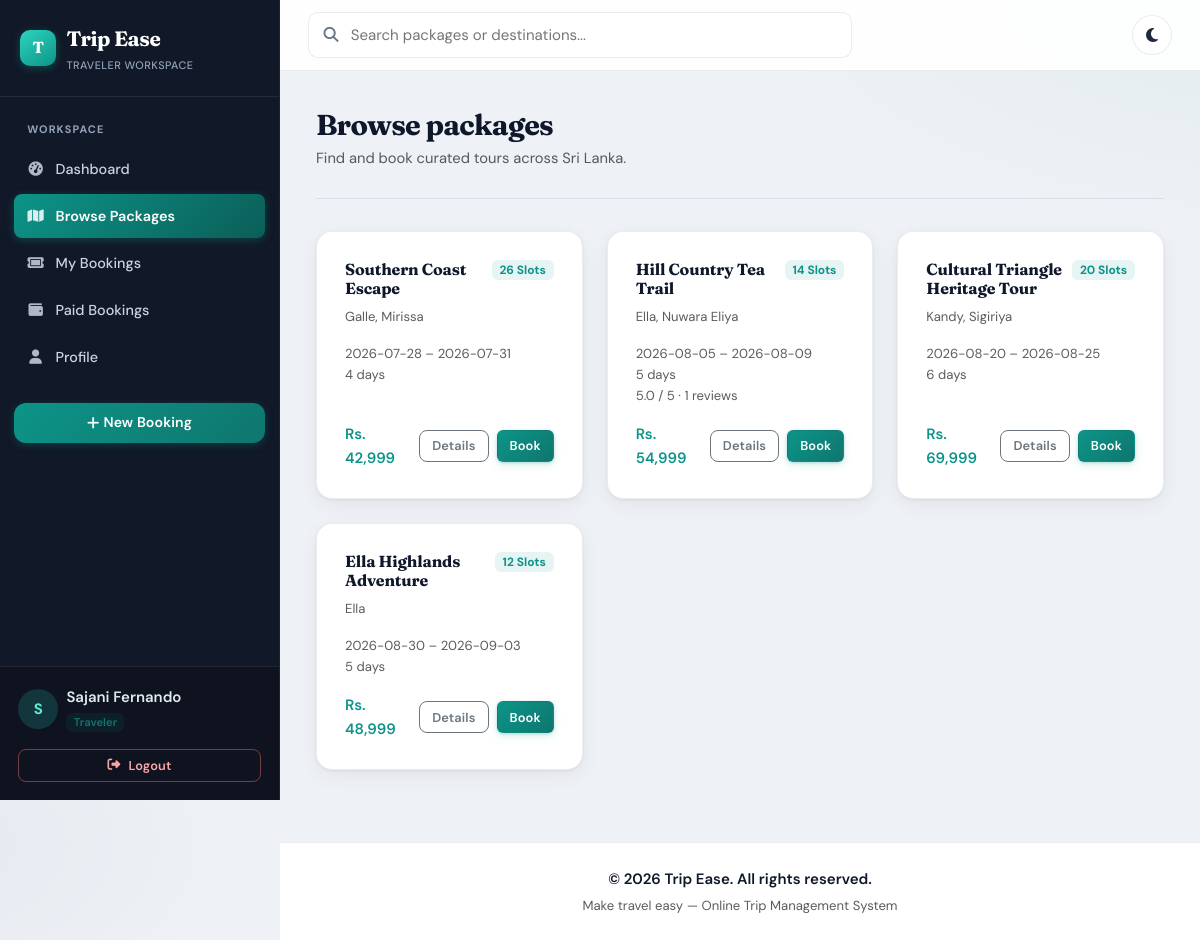
/trips/list.php (signed in), run on the app's committed database.
### tables this page shows
CREATE TABLE IF NOT EXISTS packages (
    package_id INT AUTO_INCREMENT PRIMARY KEY,
    title VARCHAR(180) NOT NULL,
    description TEXT NOT NULL,
    price DECIMAL(10,2) NOT NULL DEFAULT 0.00,
    duration_days INT NOT NULL,
    max_participants INT NOT NULL DEFAULT 1,
    available_slots INT NOT NULL DEFAULT 1,
    image VARCHAR(255) NULL,
    inclusions TEXT NULL,
    exclusions TEXT NULL,
    start_date DATE NULL,
    end_date DATE NULL,
    created_by INT NOT NULL,
    status ENUM('active', 'inactive') NOT NULL DEFAULT 'active',
    created_at TIMESTAMP NOT NULL DEFAULT CURRENT_TIMESTAMP,
    updated_at TIMESTAMP NOT NULL DEFAULT CURRENT_TIMESTAMP ON UPDATE CURRENT_TIMESTAMP,
    CONSTRAINT fk_packages_created_by FOREIGN KEY (created_by) REFERENCES users(user_id) ON DELETE RESTRICT
);

### includes/auth.php (called while the page is built, shortened)
<?php
require_once __DIR__ . "/app.php";
function currentUserRole(): string
{
    return $_SESSION["user_role"] ?? "traveler";
}
function isAdmin(): bool
{
    return currentUserRole() === "admin";
}
function isTraveler(): bool
{
    return currentUserRole() === "traveler";
}

### includes/app.php (called while the page is built, shortened)
<?php
function appUrl(string $path = ""): string
{
    $base = rtrim(APP_BASE_PATH, "/");
    return $base . "/" . ltrim($path, "/");
}

### trips/list.php (the view, shortened to what this page needs)
<?php
require_once __DIR__ . "/../includes/auth.php";
$page = max(1, (int)($_GET["page"] ?? 1));
$offset = ($page - 1) * PER_PAGE;
$countSql = "SELECT COUNT(DISTINCT p.package_id)
     FROM packages p
     LEFT JOIN package_destinations pd ON pd.package_id = p.package_id
     LEFT JOIN destinations d ON d.destination_id = pd.destination_id AND d.status = 'active'
     WHERE p.status = 'active'";
$countParams = [];
$countStmt = $pdo->prepare($countSql);
$countStmt->execute($countParams);
$totalPackages = (int)$countStmt->fetchColumn();
$packagesSql = "SELECT
        p.package_id,
        p.title,
        p.description,
        GROUP_CONCAT(DISTINCT d.name ORDER BY d.name SEPARATOR ', ') AS destination_names,
        p.price,
        p.duration_days,
        p.available_slots,
        p.start_date,
        p.end_date,
        COALESCE(AVG(r.rating), 0) AS avg_rating,
        COUNT(DISTINCT r.review_id) AS review_count
     FROM packages p
     LEFT JOIN package_destinations pd ON pd.package_id = p.package_id
     LEFT JOIN destinations d ON d.destination_id = pd.destination_id AND d.status = 'active'
     LEFT JOIN reviews r ON r.package_id = p.package_id
     WHERE p.status = 'active'";
$packagesSql .= " GROUP BY p.package_id, p.title, p.description, p.price, p.duration_days, p.available_slots, p.start_date, p.end_date
     ORDER BY p.start_date ASC
     LIMIT :limit OFFSET :offset";
$packagesStmt = $pdo->prepare($packagesSql);
$packagesStmt->bindValue("limit", PER_PAGE, PDO::PARAM_INT);
$packagesStmt->bindValue("offset", $offset, PDO::PARAM_INT);
$packagesStmt->execute();
$packages = $packagesStmt->fetchAll();
$isStaffPreview = isAdmin();
require_once __DIR__ . "/../includes/header.php";
?>
<div class="page-header">
    <div>
        <h2><?= $isStaffPreview ? "Preview packages" : "Browse packages" ?></h2>
        <p class="text-muted mb-0">
            <?= $isStaffPreview
                ? "Public catalog view of active Sri Lankan tour packages."
                : "Find and book curated tours across Sri Lanka." ?>
        </p>
    </div>
</div>
<?php if ($isStaffPreview): ?>
    <div class="card card-modern card-panel">
        <div class="card-body p-0">
            <div class="panel-toolbar">
                <div>
                    <h5 class="mb-0">Active catalog</h5>
                    <p class="text-muted small mb-0"><?= $totalPackages ?> package<?= $totalPackages === 1 ? "" : "s" ?> live</p>
                </div>
            </div>
            <div class="table-responsive">
                <table class="table table-app align-middle mb-0">
                    <thead>
                        <tr>
                            <th>Package</th>
                            <th>Destinations</th>
                            <th>Dates</th>
                            <th>Duration</th>
                            <th>Price</th>
                            <th>Slots</th>
                            <th>Rating</th>
                            <th class="text-end">Action</th>
                        </tr>
                    </thead>
                    <tbody>
                    <?php foreach ($packages as $package): ?>
                        <tr>
                            <td>
                                <div class="fw-semibold"><?= htmlspecialchars($package["title"]) ?></div>
                                <div class="text-muted small"><?= htmlspecialchars(mb_strimwidth((string)$package["description"], 0, 80, "…")) ?></div>
                            </td>
                            <td><?= htmlspecialchars($package["destination_names"] ?? "—") ?></td>
                            <td class="small text-nowrap">
                                <?= htmlspecialchars((string)$package["start_date"]) ?>
                                <span class="text-muted">–</span>
                                <?= htmlspecialchars((string)$package["end_date"]) ?>
                            </td>
                            <td class="text-nowrap"><?= (int)$package["duration_days"] ?> days</td>
                            <td class="text-nowrap">Rs. <?= number_format((float)$package["price"], 2) ?></td>
                            <td><?= (int)$package["available_slots"] ?></td>
                            <td>
                                <?php if ((int)$package["review_count"] > 0): ?>
                                    <?= number_format((float)$package["avg_rating"], 1) ?> / 5
                                    <span class="text-muted small">(<?= (int)$package["review_count"] ?>)</span>
                                <?php else: ?>
                                    <span class="text-muted">—</span>
                                <?php endif; ?>
                            </td>
                            <td class="text-end">
                                <a class="btn btn-sm btn-outline-secondary" href="<?= htmlspecialchars(appUrl('/trips/view.php?id=' . (int)$package["package_id"])) ?>">
                                    Open
                                </a>
                            </td>
                        </tr>
                    <?php endforeach; ?>
                    <?php if (!$packages): ?>
                        <tr><td colspan="8" class="text-center text-muted py-5">No active packages available.</td></tr>
                    <?php endif; ?>
                    </tbody>
                </table>
            </div>
        </div>
    </div>
<?php else: ?>
    <div class="row g-4 mb-4">
        <?php foreach ($packages as $package): ?>
            <?php $slots = (int)$package["available_slots"]; ?>
            <div class="col-md-6 col-xl-4">
                <div class="card card-modern h-100">
                    <div class="card-body p-4 d-flex flex-column">
                        <div class="d-flex justify-content-between align-items-start gap-2 mb-2">
                            <h5 class="mb-0"><?= htmlspecialchars($package["title"]) ?></h5>
                            <span class="badge badge-soft"><?= $slots > 0 ? $slots . " slots" : "Sold out" ?></span>
                        </div>
                        <p class="text-muted small mb-3"><?= htmlspecialchars($package["destination_names"] ?? "—") ?></p>
                        <div class="small text-muted mb-3">
                            <div><?= htmlspecialchars((string)$package["start_date"]) ?> – <?= htmlspecialchars((string)$package["end_date"]) ?></div>
                            <div><?= (int)$package["duration_days"] ?> days</div>
                            <?php if ((int)$package["review_count"] > 0): ?>
                                <div><?= number_format((float)$package["avg_rating"], 1) ?> / 5 · <?= (int)$package["review_count"] ?> reviews</div>
                            <?php endif; ?>
                        </div>
                        <div class="mt-auto d-flex justify-content-between align-items-center gap-2">
                            <div class="fw-semibold text-primary">Rs. <?= number_format((float)$package["price"], 0) ?></div>
                            <div class="d-flex gap-2">
                                <a class="btn btn-sm btn-outline-secondary" href="<?= htmlspecialchars(appUrl('/trips/view.php?id=' . (int)$package["package_id"])) ?>">Details</a>
                                <?php if (isTraveler() && $slots > 0): ?>
                                    <form method="post" action="<?= htmlspecialchars(appUrl('/bookings/create.php')) ?>">
                                        <button class="btn btn-sm btn-primary" type="submit">Book</button>
                                    </form>
                                <?php endif; ?>
                            </div>
                        </div>
                    </div>
                </div>
            </div>
        <?php endforeach; ?>
    </div>
<?php endif; ?>
<?php require_once __DIR__ . "/../includes/footer.php"; ?>

### assets/css/style.css (style rules this page uses)
:root { --primary: #0f766e; --primary-hover: #0d5f59; --primary-light: rgba(15, 118, 110, 0.12); --secondary: #1d4e89; --accent: #c45c26; --accent-light: rgba(196, 92, 38, 0.12); --success: #15803d; --success-light: rgba(21, 128, 61, 0.12); --danger: #b91c1c; --danger-light: rgba(185, 28, 28, 0.12); --ink: #0f172a; --bg-light: #eef1f5; --bg-panel: #ffffff; --bg-elevated: #ffffff; --text-main: #1e293b; --text-muted: #64748b; --card-border: rgba(15, 23, 42, 0.08); --card-shadow: 0 1px 2px rgba(15, 23, 42, 0.04), 0 8px 24px rgba(15, 23, 42, 0.04); --card-hover-shadow: 0 12px 28px rgba(15, 23, 42, 0.08); --sidebar-bg: #0f172a; --sidebar-text: #cbd5e1; --sidebar-muted: #94a3b8; --sidebar-hover: rgba(255, 255, 255, 0.06); --sidebar-active: #0f766e; --topbar-bg: rgba(255, 255, 255, 0.92); --table-head: #f1f5f9; --input-border: #cbd5e1; --focus-ring: rgba(15, 118, 110, 0.2); }
body { font-family: 'DM Sans', sans-serif; color: var(--text-main); background-color: var(--bg-light); line-height: 1.6; transition: background-color 0.2s ease, color 0.2s ease; }
.app-body { background: radial-gradient(ellipse 80% 50% at 100% -10%, rgba(15, 118, 110, 0.08), transparent 50%), var(--bg-light); }
.btn-primary { background-color: var(--primary); border-color: var(--primary); }
.text-primary { color: var(--primary) !important; }
.page-header { display: flex; justify-content: space-between; align-items: flex-start; gap: 1.25rem; flex-wrap: wrap; margin-bottom: 1.75rem !important; }
.page-header h2 { font-size: clamp(1.75rem, 2.4vw, 2.15rem); line-height: 1.25; margin-bottom: 0.35rem !important; }
.badge-soft { background: var(--primary-light); color: var(--primary); font-weight: 600; border-radius: 4px; padding: 0.35em 0.65em; text-transform: capitalize; }
h1, h2, h3, h4, h5, h6, .navbar-brand { font-family: 'Fraunces', serif; font-weight: 600; color: var(--ink); }
.card-modern { background: var(--bg-panel); border: 1px solid var(--card-border); border-radius: 8px; box-shadow: var(--card-shadow); transition: border-color 0.2s ease, box-shadow 0.2s ease; overflow: hidden; color: var(--text-main); }
.btn { font-weight: 600; padding: 0.55rem 1.1rem; border-radius: 6px; transition: background-color 0.15s ease, border-color 0.15s ease, color 0.15s ease; }
:root { --primary: #0d9488; --primary-hover: #0f766e; --primary-light: rgba(13, 148, 136, 0.1); --radius-sm: 8px; --radius-md: 12px; --radius-lg: 16px; --radius-xl: 20px; --card-shadow: 0 1px 3px rgba(15,23,42,0.06), 0 6px 20px rgba(15,23,42,0.06); --card-hover-shadow: 0 4px 16px rgba(13,148,136,0.12), 0 12px 32px rgba(15,23,42,0.1); --input-border: #d1d5db; --sidebar-bg: #111827; --sidebar-active: #0d9488; }
body { font-size: 0.9375rem; -webkit-font-smoothing: antialiased; -moz-osx-font-smoothing: grayscale; }
.app-body { background: radial-gradient(ellipse 90% 55% at 110% -5%, rgba(13,148,136,0.07) 0%, transparent 55%), radial-gradient(ellipse 60% 40% at -10% 90%, rgba(29,78,137,0.05) 0%, transparent 50%), var(--bg-light); }
.card-modern { border-radius: var(--radius-lg) !important; border: 1px solid var(--card-border); box-shadow: var(--card-shadow); transition: box-shadow 0.2s ease, transform 0.2s ease; }
.page-header { padding: 0.25rem 0 1.75rem; border-bottom: 1px solid var(--card-border); margin-bottom: 2rem !important; }
.page-header h2 { font-size: clamp(1.65rem, 2.4vw, 2.1rem); font-weight: 700; letter-spacing: -0.025em; margin-bottom: 0.3rem !important; }
.page-header p.text-muted { font-size: 0.92rem; line-height: 1.5; }
.btn { border-radius: var(--radius-sm) !important; font-size: 0.88rem; font-weight: 600; letter-spacing: 0.01em; padding: 0.5rem 1rem; transition: all 0.18s ease; }
.btn-sm { padding: 0.35rem 0.75rem; font-size: 0.8rem; border-radius: 6px !important; }
.btn-primary { background: linear-gradient(135deg, var(--primary) 0%, var(--primary-hover) 100%); border-color: transparent; box-shadow: 0 1px 3px rgba(13,148,136,0.25), 0 3px 8px rgba(13,148,136,0.15); }
.btn-outline-secondary { border-radius: var(--radius-sm) !important; }
.badge-soft { border-radius: 6px !important; padding: 0.35em 0.65em; font-size: 0.75rem; font-weight: 700; }
.card-modern .card-body.p-4 { padding: 1.75rem !important; }
.card-modern h5 { font-size: 1rem; font-weight: 700; letter-spacing: -0.01em; color: var(--ink); }

### data on the page
packages: title "Southern Coast Escape", available_slots "26", destination_names "Galle, Mirissa", start_date "2026-07-28", end_date "2026-07-31", duration_days "4", price "42,999"
packages: title "Hill Country Tea Trail", available_slots "14", destination_names "Ella, Nuwara Eliya", start_date "2026-08-05", end_date "2026-08-09", duration_days "5", avg_rating "5.0", review_count "1", price "54,999"
packages: title "Cultural Triangle Heritage Tour", available_slots "20", destination_names "Kandy, Sigiriya", start_date "2026-08-20", end_date "2026-08-25", duration_days "6", price "69,999"
packages: title "Ella Highlands Adventure", available_slots "12", destination_names "Ella", start_date "2026-08-30", end_date "2026-09-03", duration_days "5", price "48,999"

### other printed values
substr($_SESSION["user_name"] ?? "U", 0, 1) "S"
$_SESSION["user_name"] "Sajani Fernando"
currentUserRole() "Traveler"
